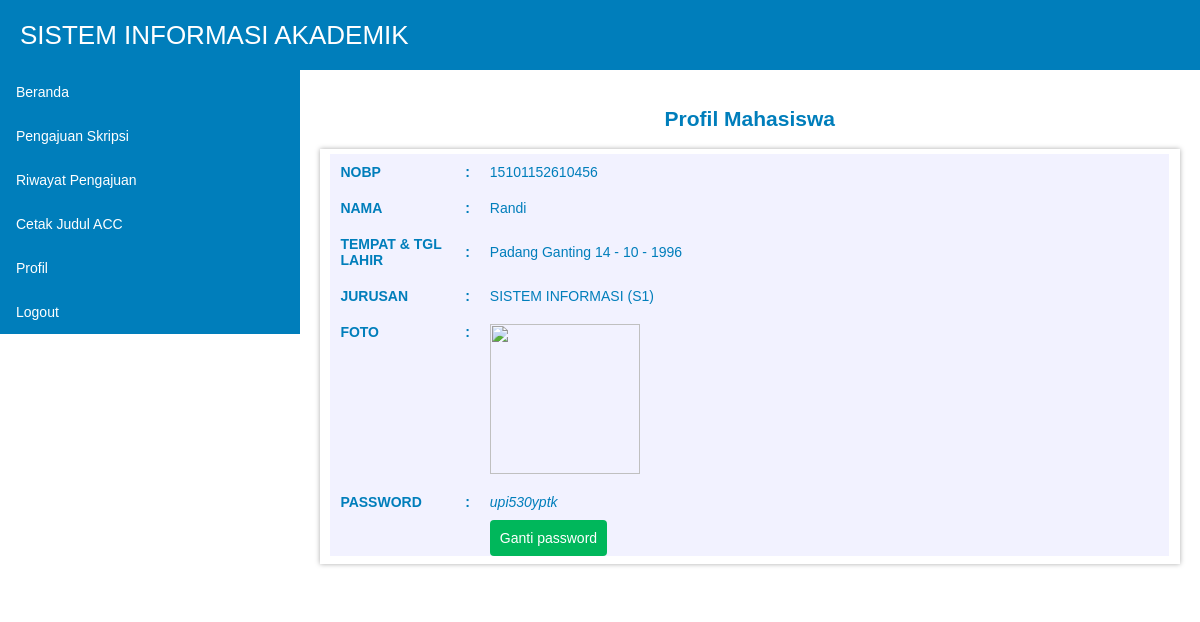
The app's page /mahasiswa/index.php?p=profil (signed in) with its own data.
### tables this page shows
CREATE TABLE IF NOT EXISTS `mahasiswa` (
  `nobp` varchar(15) NOT NULL,
  `nama` varchar(30) NOT NULL,
  `tmptgllahir` varchar(100) NOT NULL,
  `foto` text NOT NULL,
  `kdjurusan` varchar(10) NOT NULL,
  `password` varchar(100) NOT NULL,
  PRIMARY KEY (`nobp`)
);

CREATE TABLE IF NOT EXISTS `jurusan` (
  `kdjurusan` varchar(10) NOT NULL,
  `nmjurusan` varchar(30) NOT NULL,
  `kdfakultas` varchar(10) NOT NULL,
  PRIMARY KEY (`kdjurusan`)
);

### mahasiswa/profil.php (the view)
<?php
$tampil = mysqli_query($kon, "select * from mahasiswa,jurusan where mahasiswa.kdjurusan = jurusan.kdjurusan and mahasiswa.nobp = '$_SESSION[nobp]'");
$data = mysqli_fetch_array($tampil);
if(! empty($_POST['foto'])) { $foto = "../foto/mahasiswa/$data[foto]"; } else { $foto = "../foto/avatar/img.jpg"; }
?>
<h2 align="center">Profil Mahasiswa</h2>
<fieldset id="berita">
<table cellspacing="0">
	<tr>
		<td width="15%"><strong>NOBP</strong></td>
		<td width=""><strong>:</strong></td>
		<td width="85%"><?php echo $data['nobp'];?></td>
	</tr>
	<tr>
		<td><strong>NAMA</strong></td>
		<td><strong>:</strong></td>
		<td><?php echo $data['nama'];?></td>
	</tr>
	<tr>
		<td><strong>TEMPAT & TGL LAHIR</strong></td>
		<td><strong>:</strong></td>
		<td><?php echo $data['tmptgllahir'];?></td>
	</tr>
	<tr>
		<td><strong>JURUSAN</strong></td>
		<td><strong>:</strong></td>
		<td><?php echo $data['nmjurusan'];?></td>
	</tr>
	<tr>
		<td valign="top"><strong>FOTO</strong></td>
		<td valign="top"><strong>:</strong></td>
		<td><img src="<?php echo $foto;?>" width="150px"></td>
	</tr>
	<tr>
		<td><strong>PASSWORD</strong></td>
		<td><strong>:</strong></td>
		<td><i><?php echo $data['password'];?></i></td>
	</tr>
	<tr>
		<td>&nbsp;</td>
		<td>&nbsp;</td>
		<td><a href="?p=gantipass" class="btn btn-edit">Ganti password</a></td>
	</tr>
</table>
</fieldset>

### mahasiswa/style.css (style rules this page uses)
#berita { max-width:100%; margin:10px auto; position:relative; display:block; background-color:#FFFFFF; box-shadow: 0 0 5px #aaa; height:auto; }
fieldset { margin:0px; border:none; }
table { width:100%; border-color:#007EBB; }
td { padding:10px; background-color:#F2F2FF; font-size:14px; color:#007EBB; }
a { color:#FF6600; text-decoration:none; }
.btn { font-family:Arial; font-size:14px; padding:9px 9px; text-align:center; cursor:pointer; border:1px solid transparent; border-radius:4px; }
.btn-edit { color:#FFFFFF; background-color:#00B75B; width:65px; }

### records on screen
mahasiswa: nobp "15101152610456", nama "Randi", tmptgllahir "Padang Ganting 14 - 10 - 1996", jurusan.nmjurusan "SISTEM INFORMASI (S1)", password "upi530yptk"
